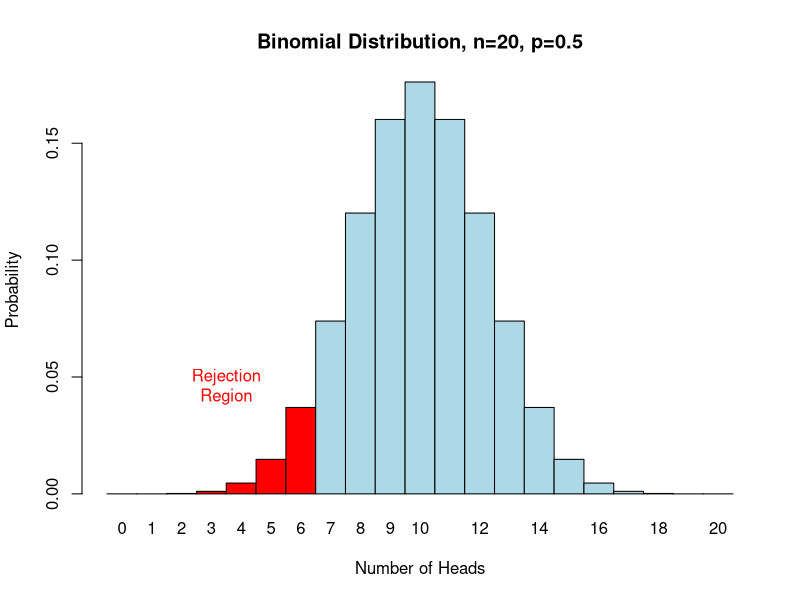
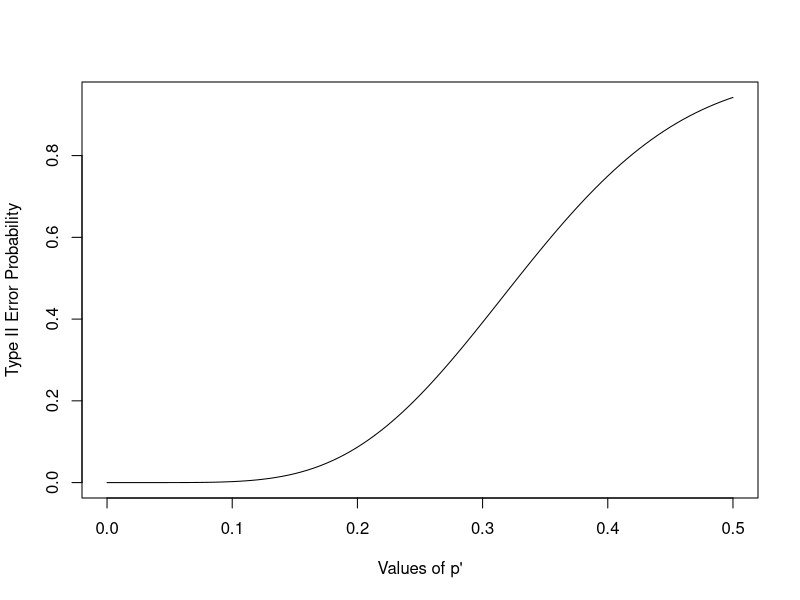
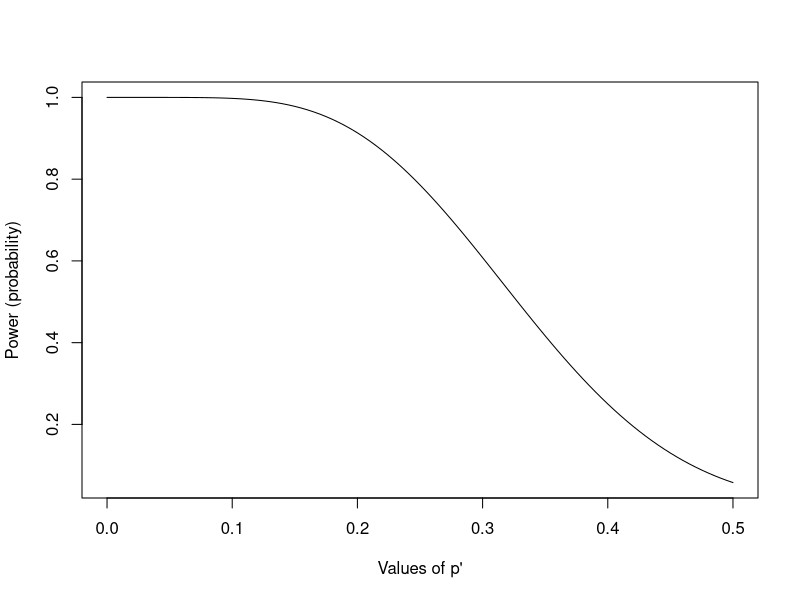

R code for these plots, in order:
## ---- chunk 1
#| code-fold: true
#| eval: true
# Parameters
n <- 20
p <- 0.5

# Create the data
x_vals <- 0:n
probs <- dbinom(x_vals, size = n, prob = p)

# Set up colors: red for rejection region (X <= 6), blue otherwise
colors <- ifelse(x_vals <= 6, "red", "lightblue")

# Set up basic plot
barplot(height = probs,
        names.arg = x_vals,
        col = colors,
        space = 0,
        border = "black",
        xlab = "Number of Heads",
        ylab = "Probability",
        main = "Binomial Distribution, n=20, p=0.5")

# Add "Rejection Region" label
text(x = 4, y = max(probs)*0.2, labels = "Rejection\nRegion", pos = 3, col = "red")
## ---- chunk 2
#| eval: true
curve(1-pbinom(6, 20, x), from = 0, to = .5, xlab = "Values of p'", 
      ylab = "Type II Error Probability")
## ---- chunk 3
#| eval: true
curve(pbinom(6, 20, x), from = 0, to = .5, xlab = "Values of p'", 
      ylab = "Power (probability)")
